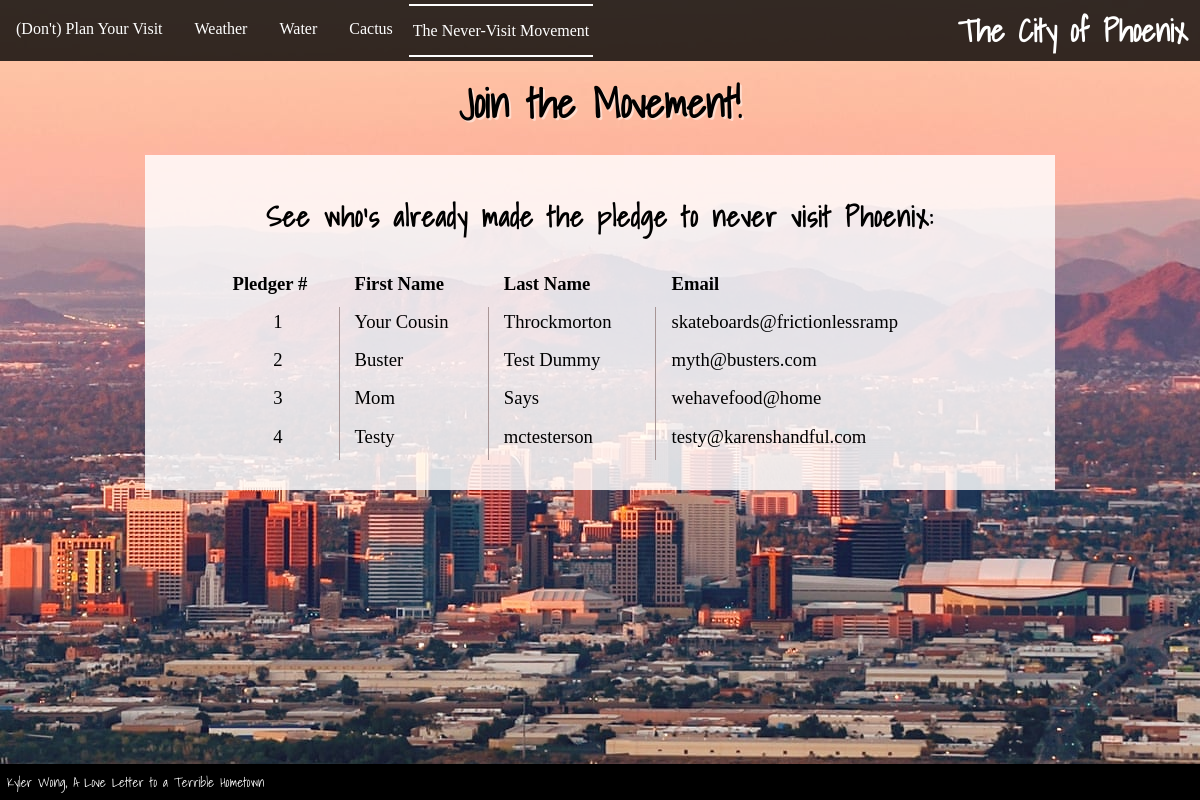
/pledges.php, run on the app's committed database.
### tables this page shows
CREATE TABLE `contacts` (
  `counter` int(11) NOT NULL,
  `firstName` varchar(25) NOT NULL,
  `lastName` varchar(25) NOT NULL,
  `email` varchar(100) NOT NULL
);

### pledges.php (the view, shortened to what this page needs)
<?php
require_once("scripts/config.php");
$query  = "SELECT * FROM contacts";
$result = mysqli_query($connection, $query);
?>
<?php
    $PageCSS="
    <link rel='stylesheet' href='css/article-page.css'>
    ";
    $PageCSS2="
    <link rel='stylesheet' href='css/form-page.css'>
    ";
    include "inc/top.php";
?>
        </div>
        <h2 class="form-header">Join the Movement!</h2>
        <div class="container">
            <p class="form-tag">See who's already made the pledge to never visit Phoenix:</p>
            <table>
                <tr>
                    <th>Pledger #</th>
                    <th>First Name</th>
                    <th>Last Name</th>
                    <th>Email</th>
                </tr>
                <?php
                    while($data = mysqli_fetch_assoc($result)) {
                ?>
                <tr>
                    <td><?php echo $data["counter"]; ?></td>
                    <td><?php echo $data["firstName"]; ?></td>
                    <td><?php echo $data["lastName"]; ?></td>
                    <td><?php echo $data["email"]; ?></td>
                </tr>
    <?php } ?>
            </table>
        </div>
<?php include "inc/bottom.php"; ?><?php

### inc/top.php (shortened to what this page needs)
<!doctype html>
<html lang="en">
	<head>
        <link rel="stylesheet" href="css/styles.css">
        <?php echo $PageCSS; ?>
        <?php echo $PageCSS2; ?>
    </head>
    <body>
        <div class="banner">
            <nav id="menu">
                <ul id="items">
                    <li><a href="index.php">(Don't) Plan Your Visit</a></li>
                    <li><a href="weather.php">Weather</a></li>
                    <li><a href="water.php">Water</a></li>
                    <li><a href="cactus.php">Cactus</a></li>
                    <li class="subnav-title">The Never-Visit Movement
                    </li>
                </ul>
            </nav>
            <header>
                <a href="index.php">
                    <h1>The City of Phoenix</h1>
                </a>
            </header>

### inc/bottom.php (shortened to what this page needs)
        <footer><h2>Kyler Wong, A Love Letter to a Terrible Hometown</h2></footer>
    </body>
</html>

### css/styles.css (style rules this page uses)
body { background-image: url(../images/phoenix.jpg); background-size: cover; background-position: center; background-attachment: fixed; background-repeat: no-repeat; margin: 0; }
.banner a { text-decoration: none; color: white; }
#menu li, .subnav-item { padding: 11px 4px; list-style-type: none; margin: 0; text-align: left; }
#items { display: flex; padding-left: 0; margin: 4px auto; }
#menu a { padding: 2px; margin: 0 10px; font-weight: 400; font-size: 12pt; }
h1, h2, h3, .form-tag { font-family: TitleFont }
h2 { font-size: 30pt; text-align: center; }
p, nav, label, .button, legend, table { font-family: BodyFont; line-height: 1.7em; }
.is-current { border-bottom: solid 2px white; border-top: solid 2px white; border-left: none; }
footer { padding: 7px; color: white; background-color: rgb(0, 0, 0); z-index: +3; position: fixed; bottom: 0; width: 100%; }
footer h2 { font-size: 10pt; font-weight: 400; text-align: left; margin: 0 auto; padding: 0 auto; }

### css/article-page.css (style rules this page uses)
.banner { color: white; background-color: rgba(0, 0, 0, 0.801); padding: 0; margin: 0; display: flex; flex-wrap: wrap-reverse; justify-content: space-between; align-items: center; }
.banner header { margin: 0; padding: 0; margin-right: 4px; }
h1 { font-size: 23pt; margin: 0; padding: 4px 8px; }
#menu { position: relative; left: 0; z-index: +1; }
.container, form { max-width: 850px; width: 90%; padding: 10px 30px; margin: 20px auto 50px auto; background-color: rgba(255, 255, 255, 0.829); }

### css/form-page.css (style rules this page uses)
p { text-align: center; font-size: 21pt; font-weight: 600; letter-spacing: 1px;; }
.form-header { margin: 10px auto 0 auto; text-shadow: 2px 2px rgba(255, 255, 255, 0.473); }
table { width: 90%; margin: 0 auto; border-spacing: 0; padding-bottom: 20px; }
td { padding-bottom: 10px; }
td:not(:first-child) { padding-left: 15px; }
td:not(:last-child) { border-right: 1px solid rgb(168, 149, 149); }
td:first-child { text-align: center; }
td { font-size: 14pt; }
th { text-align: left; padding-left: 15px; padding-bottom: 10px; font-size: 14pt; }

### data on the page
contacts: counter "1", firstName "Your Cousin", lastName "Throckmorton", email "skateboards@frictionlessramp"
contacts: counter "2", firstName "Buster", lastName "Test Dummy", email "myth@busters.com"
contacts: counter "3", firstName "Mom", lastName "Says", email "wehavefood@home"
contacts: counter "4", firstName "Testy", lastName "mctesterson", email "testy@karenshandful.com"
